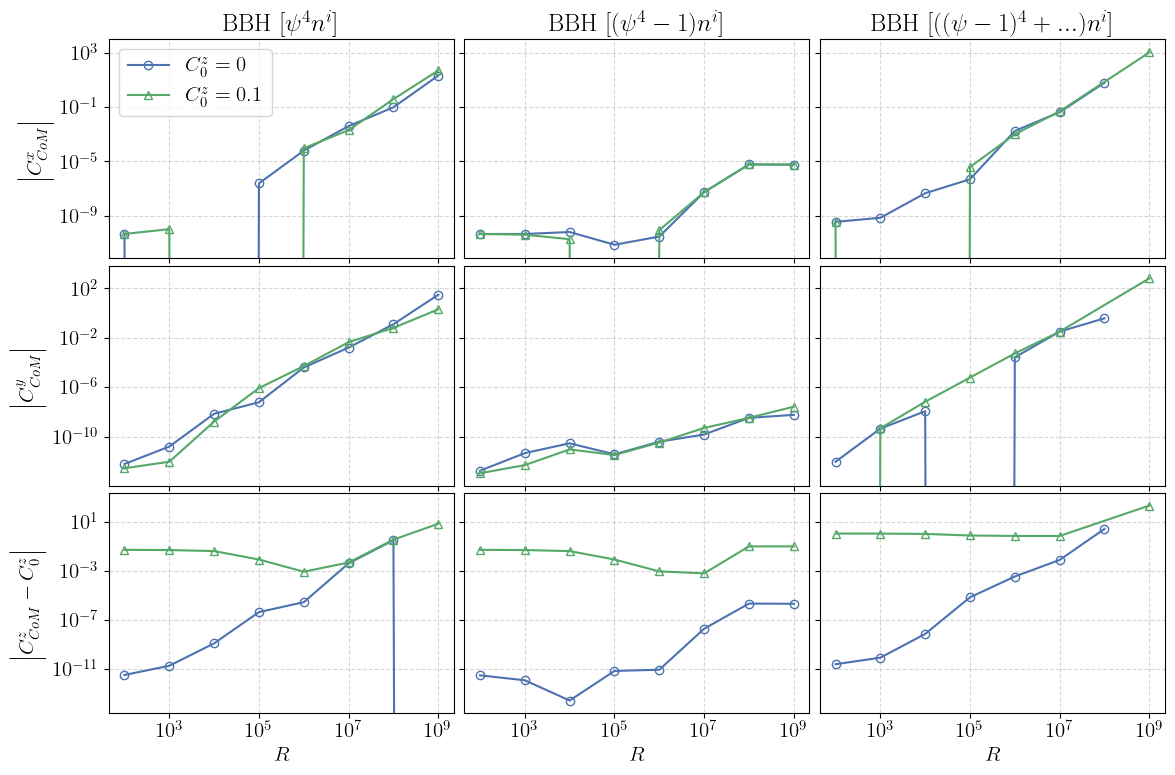

Reproduce this figure in Python.
# type: ignore
import numpy as np
import matplotlib.pyplot as plt
from cycler import cycler

colors = ['#4c72b0', '#55a868', '#c44e52', '#8172b3', '#937860', '#da8bc3', '#8c8c8c', '#ccb974', '#64b5cd']
markers = ['o', '^', 's', 'v', 'D', '<', '>', '*', '+']
plt.rcParams.update({
	'text.usetex' : True,
	'font.family' : 'serif',
	'font.serif' : ['Computer Modern Serif'],
	'font.size': 15,
	'axes.prop_cycle': cycler('color', colors) +
                     cycler('marker', markers) +
										 cycler('markerfacecolor', ['none'] * len(colors))
})

distance_exps = [2, 3, 4, 5, 6, 7, 8, 9]
L_fixed = 1
P_fixed = 12

def get_bbh_residuals(unshifted_dir, shifted_dir):
  residuals = []

  for i, dir in enumerate([unshifted_dir, shifted_dir]):
    print(dir)
    z_shift = [0.0, 0.1][i]

    distances = []
    centers_of_mass_x = []
    centers_of_mass_y = []
    centers_of_mass_z = []

    for R in distance_exps:
      subdir = f'R{R}L{L_fixed}P{P_fixed:02}'

      try:
        adm_integrals = np.loadtxt(f'{dir}/{subdir}/BbhReductions/AdmIntegrals.dat', comments='#')

        center_of_mass_x = adm_integrals[4]
        center_of_mass_y = adm_integrals[5]
        center_of_mass_z = adm_integrals[6]

        # if center_of_mass_x == 0.0 or center_of_mass_y == 0.0 or center_of_mass_z - z_shift == 0.0:
        #   print(f'\tSkipped {subdir} due to 0.0 value')
        #   continue

        distances.append(float(f'1.e{R}'))
        centers_of_mass_x.append(np.abs(center_of_mass_x))
        centers_of_mass_y.append(np.abs(center_of_mass_y))
        centers_of_mass_z.append(np.abs(center_of_mass_z - z_shift))

      except Exception as e:
        print(f'\tSkipped {subdir} due to error: {e}')
      
    residuals.append({
      'distances': distances,
      'centers_of_mass_x': centers_of_mass_x,
      'centers_of_mass_y': centers_of_mass_y,
      'centers_of_mass_z': centers_of_mass_z,
    })

  return residuals

fig, axes = plt.subplots(3, 3, squeeze=True)
axes = np.transpose(axes)
col = 0

data_min = [np.Infinity, np.Infinity, np.Infinity]
data_max = [-np.Infinity, -np.Infinity, -np.Infinity]

def plot(title, residuals):
  global col
  ax1, ax2, ax3 = axes[col]
  col += 1

  ax1.set_title(title)

  for i, label in enumerate([r'$C_0^z=0$', r'$C_0^z=0.1$']):
    distances = residuals[i]['distances']
    ax1.plot(distances, residuals[i]['centers_of_mass_x'], label=label, color=colors[i], marker=markers[i])
    ax2.plot(distances, residuals[i]['centers_of_mass_y'], label=label, color=colors[i], marker=markers[i])
    ax3.plot(distances, residuals[i]['centers_of_mass_z'], label=label, color=colors[i], marker=markers[i])

    for i, row in enumerate([residuals[i]['centers_of_mass_x'], residuals[i]['centers_of_mass_y'], residuals[i]['centers_of_mass_z']]):
      row = np.array(row)
      data_min[i] = min(data_min[i], np.min(row[row != 0]))
      data_max[i] = max(data_max[i], np.max(row))

plot(
  r'BBH [$\psi^4 n^i$]',
  get_bbh_residuals('./data/bbh/psi4', './data/bbh_shifted/psi4')
)
plot(
  r'BBH [$(\psi^4 - 1) n^i$]',
  get_bbh_residuals('./data/bbh/psi4-1', './data/bbh_shifted/psi4-1')
)
plot(
  r'BBH [$((\psi-1)^4 + ...) n^i$]',
  get_bbh_residuals('./data/bbh/psi-1', './data/bbh_shifted/psi-1')
)

for ax in axes.flatten():
  ax.set_xscale('log')
  ax.set_yscale('log')
  ax.grid('on', linestyle='--', alpha=0.5)

for i, row in enumerate(np.transpose(axes)):
  for ax in row:
    y_min = data_min[i]/10.
    y_max = data_max[i]*10.
    ax.set_ylim(y_min, y_max)

# Remove x tick labels
for ax in axes[:,:-1].flatten():
  ax.set_xticklabels([])

# Remove y tick labels
for ax in axes[1:,:].flatten():
  ax.set_yticklabels([])

# Add x axis labels
for bottom_ax in np.transpose(axes)[-1]:
  bottom_ax.set_xlabel(r'$R$')

# Add y axis labels
axes[0,0].set_ylabel(r'$\Bigg| C_{CoM}^x \Bigg|$')
axes[0,1].set_ylabel(r'$\Bigg| C_{CoM}^y \Bigg|$')
axes[0,2].set_ylabel(r'$\Bigg| C_{CoM}^z - C_0^z \Bigg|$')

# Add legend to one axis
axes[0, 0].legend()

fig.set_size_inches(12,8)
plt.tight_layout()
plt.subplots_adjust(wspace=0.03, hspace=0.035)

fig.savefig(f'distance_convergence-bbh.png', format='png', bbox_inches='tight')

plt.show()
